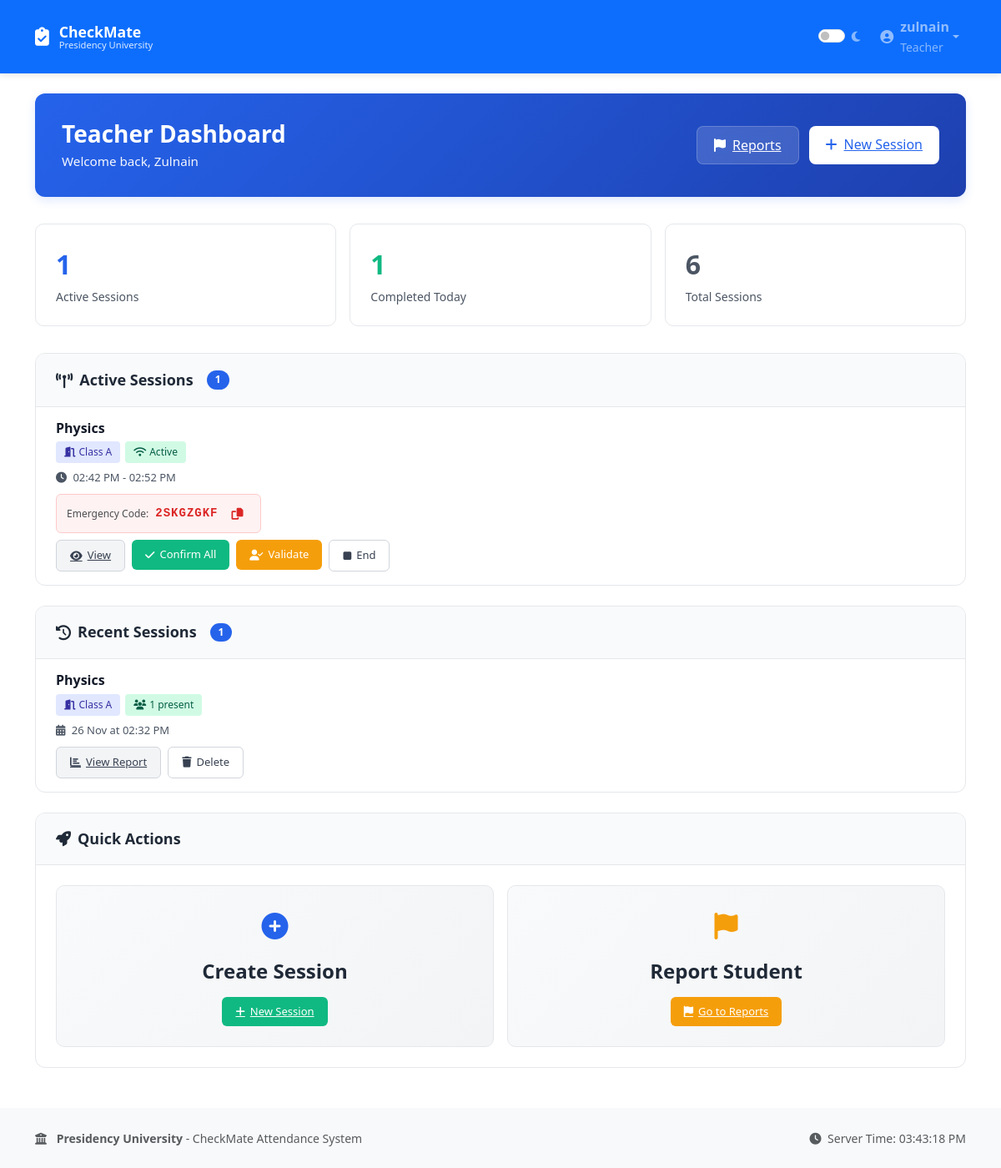
Page /dashboard (signed in) on the committed database.
### app.py (models this page shows)
class User(db.Model):
    id = db.Column(db.Integer, primary_key=True)
    username = db.Column(db.String(80), unique=True, nullable=False)
    password_hash = db.Column(db.String(200), nullable=False)
    role = db.Column(db.String(20), nullable=False)
    student_id = db.Column(db.String(20), unique=True, nullable=True)
    name = db.Column(db.String(100), nullable=False)
    email = db.Column(db.String(120), unique=True, nullable=True)
    class_section = db.Column(db.String(10), nullable=True)
    is_active = db.Column(db.Boolean, default=True)
    must_change_password = db.Column(db.Boolean, default=True)
    created_at = db.Column(db.DateTime, default=lambda: datetime.now(timezone.utc))
    last_login = db.Column(db.DateTime, nullable=True)
    subject = db.Column(db.String(100), nullable=True)
    device_id = db.Column(db.String(36), unique=True, nullable=True)
    device_name = db.Column(db.String(100), nullable=True)
    attendance_percentage = db.Column(db.Float, default=0.0)
    admin_remarks = db.Column(db.Text, nullable=True)
    face_id_enabled = db.Column(db.Boolean, default=True)
    has_face_registered = db.Column(db.Boolean, default=False)

class AttendanceSession(db.Model):
    id = db.Column(db.Integer, primary_key=True)
    teacher_id = db.Column(db.Integer, db.ForeignKey('user.id'), nullable=False)
    subject = db.Column(db.String(100), nullable=False)
    start_time = db.Column(db.DateTime, nullable=False, default=lambda: datetime.now(timezone.utc))
    end_time = db.Column(db.DateTime, nullable=False)
    is_active = db.Column(db.Boolean, default=True)
    allowed_ip_range = db.Column(db.String(50), nullable=False)
    emergency_code = db.Column(db.String(8), nullable=False)
    teacher = db.relationship('User', backref='sessions')
    class_section = db.Column(db.String(10), nullable=False)
    validation_end_time = db.Column(db.DateTime, nullable=True)
    is_marking_closed = db.Column(db.Boolean, default=False)
    is_completely_finished = db.Column(db.Boolean, default=False)

### app.py (the view, shortened to what this page needs)
@app.route('/dashboard')
@login_required
def dashboard():
    user = User.query.get(session['user_id'])
    if user.role == 'student' and is_student_blocked(user.id):
        flash('Your account has been blocked due to malpractice. Please contact administration.', 'danger')
    if user.role == 'admin':
        stats = {
            'total_users': User.query.count(),
            'total_teachers': User.query.filter_by(role='teacher').count(),
            'total_students': User.query.filter_by(role='student').count(),
            'active_sessions': AttendanceSession.query.filter_by(is_active=True).count(),
            'class_A': User.query.filter_by(role='student', class_section='A').count(),
            'class_B': User.query.filter_by(role='student', class_section='B').count(),
            'class_C': User.query.filter_by(role='student', class_section='C').count()
        }
        return render_template('admin_dashboard.html', user=user, stats=stats,
                             institution_name=app.config['INSTITUTION_NAME'])
    elif user.role == 'teacher':
        active_sessions = AttendanceSession.query.filter_by(teacher_id=user.id, is_active=True).all()
        ended_sessions = AttendanceSession.query.filter_by(
            teacher_id=user.id,
            is_completely_finished=True
        ).order_by(AttendanceSession.end_time.desc()).limit(10).all()
        session_ids = [s.id for s in ended_sessions]
        attendance_counts = db.session.query(
            Attendance.session_id,
            db.func.count(Attendance.id).label('attendance_count')
        ).filter(
            Attendance.session_id.in_(session_ids),
            Attendance.status == 'present'
        ).group_by(Attendance.session_id).all()
        count_map = {sid: count for sid, count in attendance_counts}
        for session_obj in ended_sessions:
            session_obj.attendance_count = count_map.get(session_obj.id, 0)
        return render_template('teacher_dashboard.html', user=user,
                             sessions=active_sessions, ended_sessions=ended_sessions,
                             institution_name=app.config['INSTITUTION_NAME'])

### templates/teacher_dashboard.html (shortened to what this page needs)
{% extends "base.html" %} {% block title %}Teacher Dashboard{% endblock %} {%
block content %}
<div class="dashboard-header">
  <div
    class="d-flex justify-content-between align-items-center flex-wrap gap-3"
  >
    <div>
      <h1 class="dashboard-title">Teacher Dashboard</h1>
      <p class="dashboard-subtitle mb-0">Welcome back, {{ user.name }}</p>
    </div>
    <div class="header-actions">
      <a href="{{ url_for('teacher_reports') }}" class="btn-header">
        <i class="fas fa-flag me-2"></i>Reports
      </a>
      <a
        href="{{ url_for('create_session') }}"
        class="btn-header btn-header-primary"
      >
        <i class="fas fa-plus me-2"></i>New Session
      </a>
    </div>
  </div>
</div>
<div class="stats-grid">
  <div class="stat-card">
    <div class="stat-value" style="color: var(--primary-blue)">
      {{ sessions|length }}
    </div>
    <div class="stat-label">Active Sessions</div>
  </div>
  <div class="stat-card">
    <div class="stat-value" style="color: var(--success-green)">
      {{ ended_sessions|length }}
    </div>
    <div class="stat-label">Completed Today</div>
  </div>
  <div class="stat-card">
    <div class="stat-value" style="color: var(--neutral-600)">
      {{ user.sessions|length }}
    </div>
    <div class="stat-label">Total Sessions</div>
  </div>
</div>
<div class="section-card">
  <div class="section-header">
    <h2 class="section-title">
      <i class="fas fa-broadcast-tower"></i>
      Active Sessions {% if sessions %}<span class="section-badge"
        >{{ sessions|length }}</span
      >{% endif %}
    </h2>
  </div>
  {% if sessions %} {% for session in sessions %}
  <div class="session-item" data-session-id="{{ session.id }}">
    <h3 class="session-title">{{ session.subject }}</h3>
    <div class="session-badges">
      <span class="badge-custom badge-class">
        <i class="fas fa-door-open"></i> Class {{ session.class_section }}
      </span>
      {% if session.validation_end_time %}
      <span class="badge-custom badge-validating">
        <i class="fas fa-clock"></i> Validating
        <span id="countdown-{{ session.id }}" class="countdown-timer"></span>
      </span>
      {% else %}
      <span class="badge-custom badge-active">
        <i class="fas fa-wifi"></i> Active
      </span>
      {% endif %}
    </div>
    <div class="session-meta">
      <span>
        <i class="fas fa-clock me-1"></i>
        {{ utc_to_local_short(session.start_time) }} - {{
        utc_to_local_short(session.end_time) }}
      </span>
    </div>
    <div class="emergency-code-box mb-2">
      <span style="font-size: 0.75rem; opacity: 0.8">Emergency Code:</span>
      <code class="emergency-code">{{ session.emergency_code }}</code>
      <button
        class="btn-copy"
        onclick="copyCode('{{ session.emergency_code }}')"
        title="Copy code"
      >
        <i class="fas fa-copy"></i>
      </button>
    </div>
    <div class="session-actions">
      {% if session.validation_end_time %}
      <button
        class="btn-action btn-danger"
        onclick="showFinalizeModal({{ session.id }})"
      >
        <i class="fas fa-check-double"></i>Finalize
      </button>
      <form
        method="POST"
        action="{{ url_for('force_finalize_session', session_id=session.id) }}"
        class="d-inline"
      >
        <button
          type="submit"
          class="btn-action btn-outline"
          onclick="return confirm('Force end session? Pending students will be marked as failed.')"
        >
          <i class="fas fa-times"></i>Force End
        </button>
      </form>
      {% else %}
      <a
        href="{{ url_for('view_attendance', session_id=session.id) }}"
        class="btn-action btn-view"
      >
        <i class="fas fa-eye"></i>View
      </a>
      <form
        method="POST"
        action="{{ url_for('confirm_attendance', session_id=session.id) }}"
        class="d-inline"
      >
        <button
          type="submit"
          class="btn-action btn-success"
          onclick="return confirm('Mark all pending students as present?')"
        >
          <i class="fas fa-check"></i>Confirm All
        </button>
      </form>
      <form
        method="POST"
        action="{{ url_for('start_validation', session_id=session.id) }}"
        class="d-inline"
      >
        <button type="submit" class="btn-action btn-warning">
          <i class="fas fa-user-check"></i>Validate
        </button>
      </form>
      <form
        method="POST"
        action="{{ url_for('manual_end_session', session_id=session.id) }}"
        class="d-inline"
      >
        <button
          type="submit"
          class="btn-action btn-outline"
          onclick="return confirm('Stop accepting new attendance?')"
        >
          <i class="fas fa-stop"></i>End
        </button>
      </form>
      {% endif %}
    </div>
  </div>
  {% endfor %} {% endif %}
</div>
<div class="section-card">
  <div class="section-header">
    <h2 class="section-title">
      <i class="fas fa-history"></i>
      Recent Sessions {% if ended_sessions %}<span class="section-badge"
        >{{ ended_sessions|length }}</span
      >{% endif %}
    </h2>
  </div>
  {% if ended_sessions %} {% for session in ended_sessions %}
  <div class="session-item">
    <h3 class="session-title">{{ session.subject }}</h3>
    <div class="session-badges">
      <span class="badge-custom badge-class">
        <i class="fas fa-door-open"></i> Class {{ session.class_section }}
      </span>
      <span class="badge-custom badge-active">
        <i class="fas fa-users"></i>{{ session.attendance_count or 0 }} present
      </span>
    </div>
    <div class="session-meta">
      <span>
        <i class="fas fa-calendar-alt me-1"></i>
        {{ utc_to_local_date(session.end_time) }} at {{
        utc_to_local_short(session.end_time) }}
      </span>
    </div>
    <div class="session-actions">
      <a
        href="{{ url_for('view_attendance', session_id=session.id) }}"
        class="btn-action btn-view"
      >
        <i class="fas fa-chart-bar"></i>View Report
      </a>
      <form
        method="POST"
        action="{{ url_for('delete_report', session_id=session.id) }}"
        class="d-inline"
      >
        <button
          type="submit"
          class="btn-action btn-outline"
          onclick="return confirm('Permanently delete this session report?')"
        >
          <i class="fas fa-trash"></i>Delete
        </button>
      </form>
    </div>
  </div>
  {% endfor %} {% else %}
  <div class="empty-state" style="padding: 3rem 2rem">
    <div class="empty-icon"><i class="fas fa-history"></i></div>
    <h3 class="empty-title">No Completed Sessions</h3>
    <p class="empty-text mb-0">Your completed sessions will appear here</p>
  </div>
  {% endif %}
</div>
<div class="section-card">
  <div class="section-header">
    <h2 class="section-title">
      <i class="fas fa-rocket"></i>
      Quick Actions
    </h2>
  </div>
  <div class="quick-actions-grid">
    <div class="quick-action-card">
      <div class="quick-action-icon"><i class="fas fa-plus-circle"></i></div>
      <h4 class="quick-action-title">Create Session</h4>
      <a href="{{ url_for('create_session') }}" class="btn-action btn-success">
        <i class="fas fa-plus"></i>New Session
      </a>
    </div>
    <div class="quick-action-card">
      <div class="quick-action-icon" style="color: var(--warning-orange)">
        <i class="fas fa-flag"></i>
      </div>
      <h4 class="quick-action-title">Report Student</h4>
      <a href="{{ url_for('teacher_reports') }}" class="btn-action btn-warning">
        <i class="fas fa-flag"></i>Go to Reports
      </a>
    </div>
  </div>
</div>
{% endblock %}

### templates/base.html (shortened to what this page needs)
<!DOCTYPE html>
<html lang="en">
  <head>
    <link
      href="https://cdnjs.cloudflare.com/ajax/libs/bootstrap/5.3.2/css/bootstrap.min.css"
      rel="stylesheet"
    />
    <link
      href="https://cdnjs.cloudflare.com/ajax/libs/font-awesome/6.4.0/css/all.min.css"
      rel="stylesheet"
    />
  </head>
  <body>
    <nav class="navbar navbar-expand-lg navbar-dark bg-primary sticky-top">
      <div class="container">
        {% if session.user_id %}
        <a class="navbar-brand fw-bold" href="{{ url_for('dashboard') }}">
        {% else %}
        <a class="navbar-brand fw-bold" href="{{ url_for('index') }}">
        {% endif %}
          <i class="fas fa-clipboard-check brand-icon"></i>
          <div class="brand-content">
            <div class="brand-title">CheckMate</div>
            <div class="institution-full">{{ institution_name }}</div>
          </div>
        </a>
        <div class="d-flex align-items-center">
          <div class="form-check form-switch me-3">
            <input
              class="form-check-input"
              type="checkbox"
              id="darkModeToggle"
              title="Toggle Dark Mode"
            />
            <label
              class="form-check-label text-white-50 small"
              for="darkModeToggle"
            >
              <i class="fas fa-moon"></i>
            </label>
          </div>
          <ul class="navbar-nav">
            {% if session.user_id %}
            <li class="nav-item dropdown">
              <a
                class="nav-link dropdown-toggle d-flex align-items-center"
                href="#"
                id="navbarUserDropdown"
                role="button"
                data-bs-toggle="dropdown"
                aria-expanded="false"
              >
                <i class="fas fa-user-circle me-2"></i>
                <div class="d-none d-md-block">
                  <div class="fw-semibold">{{ session.username }}</div>
                  <small class="text-white-50">{{ session.role|title }}</small>
                </div>
              </a>
            </li>
            {% endif %}
          </ul>
        </div>
      </div>
    </nav>
    <main class="container my-4">
       {% block content %}{% endblock %}
    </main>
    <footer class="bg-light mt-5 py-4">
      <div class="container text-center">
        <div class="row align-items-center">
          <div class="col-md-6 text-md-start">
            <small class="text-muted">
              <i class="fas fa-university me-2"></i>
              <strong>{{ institution_name }}</strong> - CheckMate Attendance
              System
            </small>
          </div>
          <div class="col-md-6 text-md-end">
            <small class="text-muted">
              <i class="fas fa-clock me-1"></i>
              Server Time:
              <span id="serverTime">{{ utc_to_local_full(now()) }}</span>
            </small>
          </div>
        </div>
      </div>
    </footer>
  </body>
</html>

### rows in the picture
User: role "Teacher", name "Zulnain"
AttendanceSession: subject "Physics", class_section "A", shows "Active", start_time "02:42 PM", end_time "02:52 PM", emergency_code "2SKGZGKF"
AttendanceSession: subject "Physics", class_section "A", attendance_count "1", end_time "26 Nov", end_time "02:32 PM"

### other values in the picture
{{ institution_name }} "Presidency University"
{{ session.username }} "zulnain"
{{ sessions|length }} "1"
{{ ended_sessions|length }} "1"
{{ user.sessions|length }} "6"
